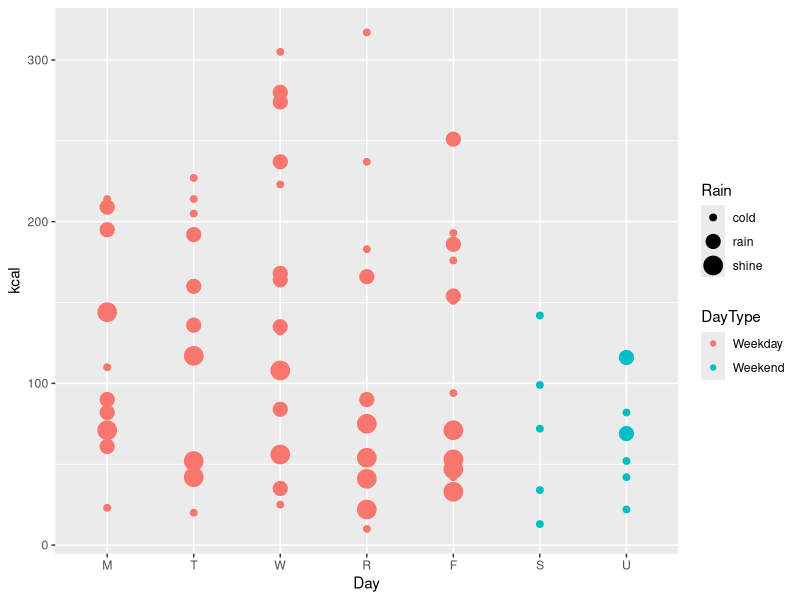
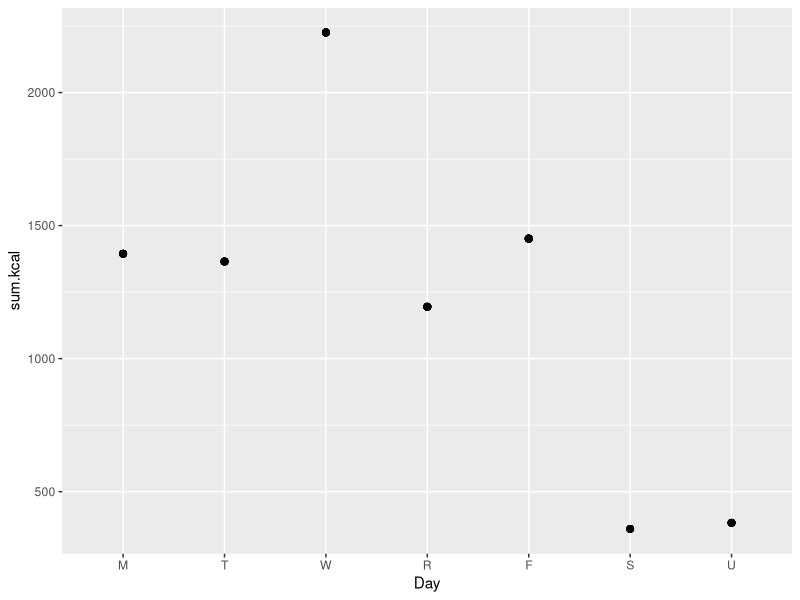

These figures' R source, in order:
# 9 Laba
# 1
install.packages("ggplot2")
library(ggplot2)
Step <- read.csv("9/Pedometer.csv")
# 2
Step$Day <- ordered(as.factor(Step$Day),levels=c('M','T','W','R','F','S','U'))
# 3-6
StepG <- ggplot(Step,aes(x=Day,y=kcal)) + geom_point(aes(color=DayType,size=Rain)) + geom_smooth()
StepG
# 7
install.packages("tidyverse")
library(tidyverse)

StepGroup <- Step %>%
  group_by(Day) %>%
  mutate(sum.kcal = sum(kcal)) 
# 8
ggplot(StepGroup,aes(x=Day,y=sum.kcal,group=Day)) + geom_point(size=2) + geom_smooth(method='lm')

